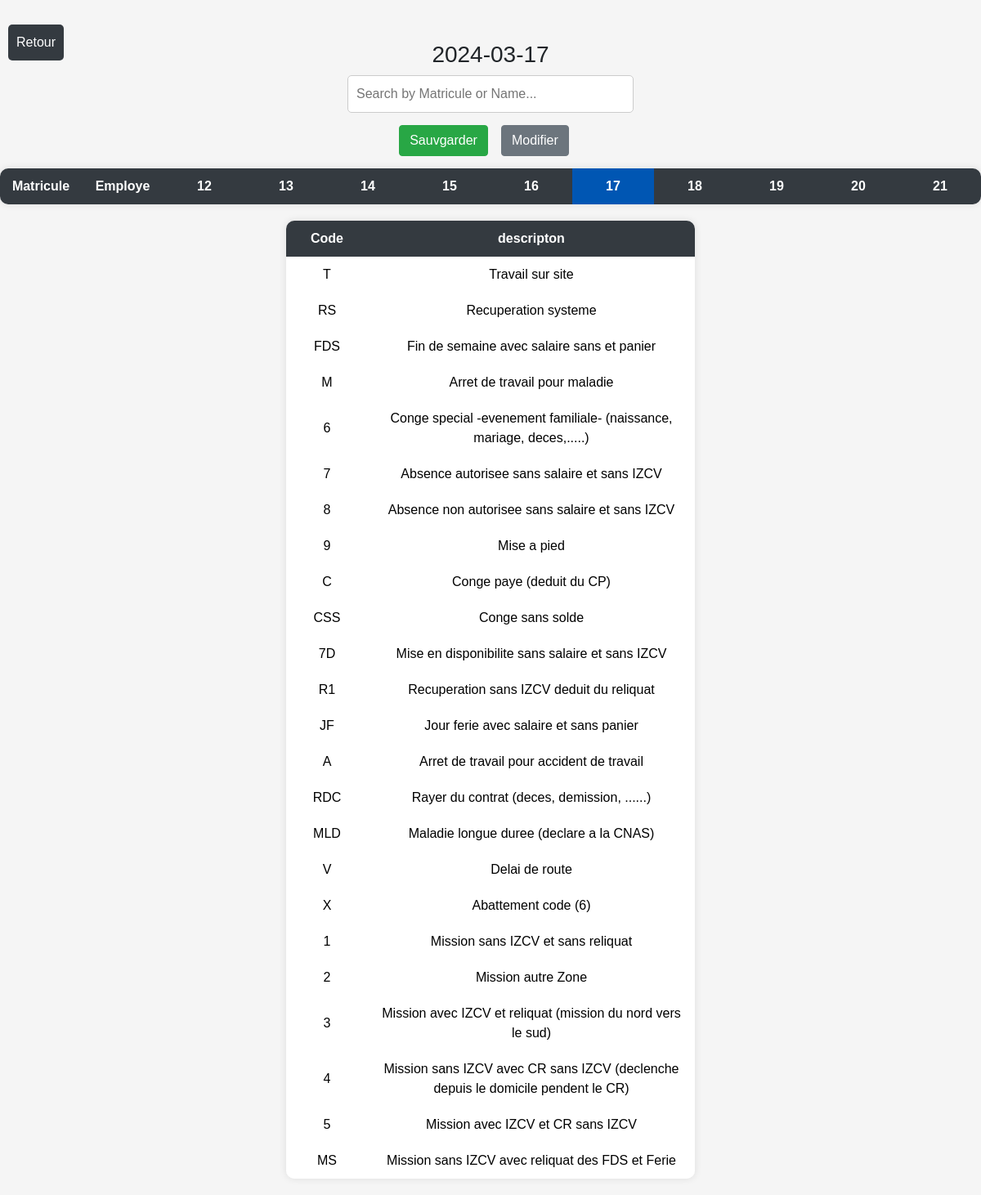
The app's page /pointage/5/ with its own data.
### pointage/models.py (models this page shows, shortened)
class Code(models.Model):
    ID=models.CharField(primary_key=True,max_length=3)
    Description=models.TextField()

### pointage/views.py (the view, shortened to what this page needs)
# urls.py: path('pointage/<int:ID>/',views.pointage2,name='pointage'),
def pointage2(request,ID):
    station = Station.objects.get(id=ID)
    instances=Employe.objects.filter(station=station)
    date=datetime.now().date()
    f_date = date - timedelta(days=5)
    print(date)
    date_range = [f_date + timedelta(days=i) for i in range(10)]
    if request.method == 'POST':
        credentials = service_account.Credentials.from_service_account_file(
        './petromagpointage-be9f913f9b9e.json',
        scopes=['https://www.googleapis.com/auth/spreadsheets'],
        )
        MI=['1',"2","3","4","5","MS"]
        Conge=['C','CSS']
        spreadsheet_id = station.SheetID
        service = build('sheets', 'v4', credentials=credentials)
        for i in instances:
            ranges_and_values={}
            for date in date_range:
                cell=find_cell(date)
                choice=request.POST.get(f'{i.ID}_{date}')
                sheet_range = f"{i.ID}!{cell}"
                code=Code_Employe.objects.filter(employe=i,date=date)
                if  choice == "" :
                    if code.exists():
                                ranges_and_values[sheet_range]=[['']]
                                month_emp=Month_stat.objects.filter(Employe=i,period=f'{date.month}{date.year}')
                                if code.code_id in MI:
                                    month_emp.mission-=1
                                elif code.code_id in "8":
                                    month_emp.absent-=1
                                elif code.code_id in Conge:
                                    month_emp.conge-=1
                                elif code.code_id  == "7":
                                    month_emp.abs_autorise-=1
                                elif code.code_id in "MLD":
                                    month_emp.mld-=1
                                elif code.code_id in "RS":
                                    month_emp.rs-=1
                                elif code.code_id in "6":
                                    month_emp.eve_fam-=1
                                code.delete()
                    else:
                        continue
                elif choice == None :
                    continue
                else:
                    if code.exists():
                        period_i=f'{date.month}{date.year}'
                        print(period_i)
                        try:
                            if code[0].stored:
                                month_emp=Month_stat.objects.get(employe=i,period=period_i)
                                if code[0].code_id in MI:
                                    month_emp.mission-=1
                                elif code[0].code_id in "8":
                                    month_emp.absent-=1
                                elif code[0].code_id in Conge:
                                    month_emp.conge-=1
                                elif code[0].code_id  == "7":
                                    month_emp.abs_autorise-=1
                                elif code[0].code_id in "MLD":
                                    month_emp.mld-=1
                                elif code[0].code_id in "RS":
                                    month_emp.rs-=1
                                elif code[0].code_id in "6":
                                    month_emp.eve_fam-=1
                                elif code[0].code_id in 'T':
                                    month_emp.travail-=1
                        except:
                            pass
                        code[0].delete()
                    code_emp=Code_Employe()
                    code_emp.employe=i
                    code_emp.date=date
                    code_emp.last_update = timezone.now().date()
                    code_emp.code=Code.objects.get(pk=choice)
                    code_emp.save()
                    ranges_and_values[sheet_range] = [[f"{choice}"]]
            requests = [
                {
                    "range": range_,
                    "values": values,
                }
                for range_, values in ranges_and_values.items()
                ]
            service.spreadsheets().values().batchUpdate(
                spreadsheetId=spreadsheet_id,
                body={"valueInputOption": "RAW", "data": requests},
            ).execute()
            station.last_update= datetime.now().date()
            station.save()
        return redirect("menu_view")
    else:
        if date.day>=16:
            start_date=datetime(date.year,date.month,16)
            end_date=datetime(date.year,date.month+1,15)
            if end_date.month==13:
                end_date.month=1
        else:
            start_date=datetime(date.year,date.month-1,16)
            end_date=datetime(date.year,date.month,15)
            if start_date.month==0:
                start_date.month=12
        tmp = {}
        res = {}
        overworked_employes=[]
        codes=Code.objects.all()
        context={'date':date,'instances':instances,'date_range':date_range,'codes':codes,'res':res,'today':date,'overwork':overworked_employes}
        return render(request,'pointage.html',context)

### pointage/templates/pointage.html (shortened to what this page needs)
<!DOCTYPE html>
<html lang="en">
<head>
    <link href="https://stackpath.bootstrapcdn.com/bootstrap/4.5.2/css/bootstrap.min.css" rel="stylesheet">
</head>
<body>
    <div class="header">
        <h3>{{ date|date:"Y-m-d" }}</h3>
        <a href="{% url 'menu_view' %}" class="back-button">Retour</a>
    </div>
    <div >
        <input type="text" id="query" class="search" name="query"  placeholder="Search by Matricule or Name...">
    </div>
    <table>
        <tr>
            <th>Matricule</th>
            <th>Employe</th>
            {% for d in date_range %}
            {% if d == date %}
            <th class="today"> {{d|date:"d"}}</th>
            {% else %}
            <th> {{d|date:"d"}}  </th>
            {% endif %}
            {% endfor %}
        </tr>
            <form  id="form" method="POST" >
                <div class="secondheader">
                    <button type="submit"  id="submitButton" class="btn btn-success"> Sauvgarder </button>
                    <button type="button" id="modifyBtn" class="btn btn-secondary mx-3" > Modifier </button>
                </div>
            </form>
    </table>
    <table>
        <tr>
            <th>Code</th>
            <th>descripton</th>
        </tr>
        {% for code in codes %}
        <tr>
            <td>{{code.ID}}</td>
            <td class="desc">{{code.Description}}</td>
        </tr>
        {% endfor %}
    </table>
</body>
</html>

### pointage/templates/pointage.html (style rules this page uses)
body { font-family: Arial, sans-serif; background-color: #f5f5f5; display: flex; flex-direction: column; align-items: center; justify-content: center; margin: 0; }
table { border-radius: 10px; overflow: hidden; box-shadow: 0 0 10px rgba(0, 0, 0, 0.1); margin-bottom:20px }
th, td { text-align: center; padding: 10px; border: none; align-text :center; width:100px; }
th { background-color: #343a40; font-size: 1em; color:white; }
.today { background-color: #0056b3 !important; }
td { background-color: white; color: black; font-size: 1.0em; }
form { display: flex; flex-direction: column; align-items: center; margin-bottom: 10px; }
.back-button { margin-top: 20px; padding: 10px; background-color: #34a4b0; color: white; border: none; border-radius: 5px; text-decoration: none; }
.header { margin-top:50px; display : flex ; justify-content : center; align-items: center; flex-direction : column }
#query { width: 350px; padding: 10px; border: 1px solid #ccc; border-radius: 5px; box-sizing: border-box; transition: border-color 0.3s; }
.secondheader { display:flex; margin:15px; justify-content:center; align-items:center; }
.desc { width:400px; }
.back-button { position: absolute; top: 10px; left: 10px; padding: 10px; background-color: #343a40; color: white; border: none; border-radius: 5px; text-decoration: none; }

### records on screen
Code: ID "T", Description "Travail sur site"
Code: ID "RS", Description "Recuperation systeme"
Code: ID "FDS", Description "Fin de semaine avec salaire sans et panier"
Code: ID "M", Description "Arret de travail pour maladie"
Code: ID "6", Description "Conge special -evenement familiale- (naissance, mariage, deces,.....)"
Code: ID "7", Description "Absence autorisee sans salaire et sans IZCV"
Code: ID "8", Description "Absence non autorisee sans salaire et sans IZCV"
Code: ID "9", Description "Mise a pied"
Code: ID "C", Description "Conge paye (deduit du CP)"
Code: ID "CSS", Description "Conge sans solde"
Code: ID "7D", Description "Mise en disponibilite sans salaire et sans IZCV"
Code: ID "R1", Description "Recuperation sans IZCV deduit du reliquat"
Code: ID "JF", Description "Jour ferie avec salaire et sans panier"
Code: ID "A", Description "Arret de travail pour accident de travail"
Code: ID "RDC", Description "Rayer du contrat (deces, demission, ......)"
Code: ID "MLD", Description "Maladie longue duree (declare a la CNAS)"
Code: ID "V", Description "Delai de route"
Code: ID "X", Description "Abattement code (6)"
Code: ID "1", Description "Mission sans IZCV et sans reliquat"
Code: ID "2", Description "Mission autre Zone"
Code: ID "3", Description "Mission avec IZCV et reliquat (mission du nord vers le sud)"
Code: ID "4", Description "Mission sans IZCV avec CR sans IZCV (declenche depuis le domicile pendent le CR)"
Code: ID "5", Description "Mission avec IZCV et CR sans IZCV"
Code: ID "MS", Description "Mission sans IZCV avec reliquat des FDS et Ferie"

### other values on screen
{{ date|date:"Y-m-d" }} "2024-03-17"
{{ d|date:"d" }} "12" "13" "14" "15" "16" "18" "19" "20" "21"
{{ d|date:"d" }} "17"
